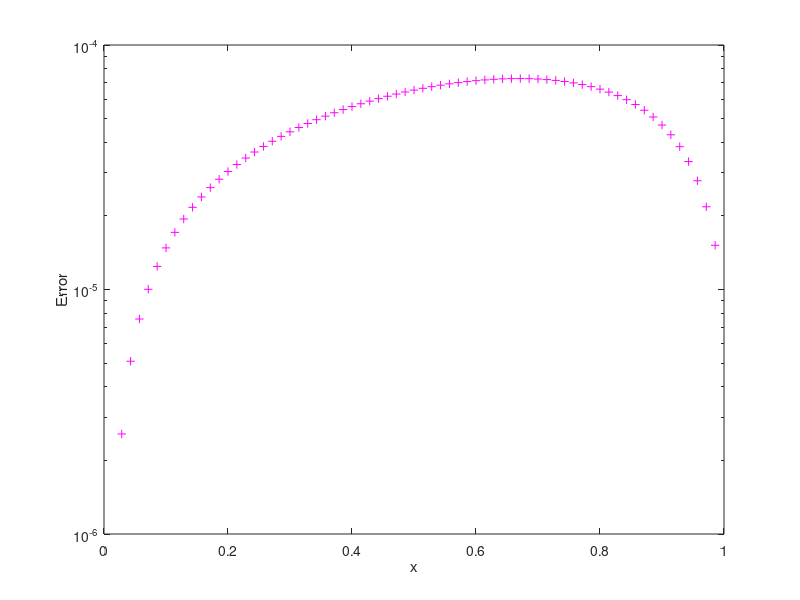
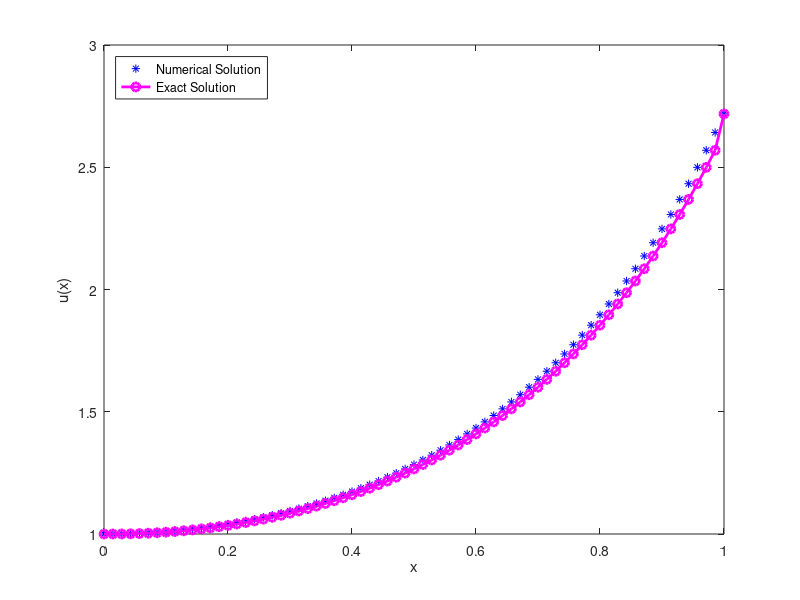

Write the MATLAB code that produced these figures, in order.
%Code to solve BVP u''(x) = (2 + 4x^2)u = 0  on 0 <= x <= 1
%BCs: u(0) = 1; u(1) = e

%Set constants:
a = 0;
b = 1;
alph = 1;
bet = exp(1);
n = 69;
h = (b-a)/(n+1);

%define the x-grid
%size n (n interior pts only for now; 2 bd pts will be added later):
x = linspace(a+h,b-h,n);  

% %define the Psi vector
 Psi = zeros(n,1);     %initialize nx1 vector
 for i = 1:n
     Psi(i) = h^2 * (2 + 4*x(i)^2);
 end
 
 

%Generate the matrix A (size nxn):
A = zeros(n);  %initialize nxn matrix
for i = 1:n
    for j = 1:n
        if i == j
            A(i,i) = - ( 2 + Psi(i) );
        elseif (j == i+1) || (i == j+1)
            A(i,j) = 1;
        end
    end
end


%define function vector f:
f = zeros(n,1);     %initialize nx1 vector
for i = 1:n
    if i==1
        f(i) = - 1;
    elseif i == n
        f(i) = - exp(1);
    end
end

 
%Use linear solver to solve Au=f for u:
u  = linsolve(A,f);
usol = [alph; u; bet]; %extend solution to include BCs


%redefine x to include bd pts
x = linspace(a,b,n+2);  %size n+2 (n interior pts + 2 BCs)


%generate vector of errors and vector of exact solution:
abserror_vec =  zeros(n,1);
funct_vec =  zeros(n,1);
funct = @(t) exp(t^2); %closed-form solution
for i = 1:n
    funct_vec(i) = funct (x(i));
    abserror_vec(i) = abs( usol(i) - funct_vec(i) );
end

%extend abs error vector to include BCs
abserror_vec = [0; abserror_vec; 0]; 

%Semilog plot of the absolute error vs x:
semilogy(x,abserror_vec, "m+")
ylabel('Error')
xlabel('x')
exportgraphics(gcf,'abserror_Prob5.pdf')
close 


%extend exact solution vector to include BCs
funct_vec = [alph; funct_vec; bet]; 

%Plot results:
plot(x,usol, "b*")
hold on
plot(x,funct_vec, "m-o", "LineWidth",2)
ylabel('u(x)')
xlabel('x')
legend("Numerical Solution", "Exact Solution", 'Location','northwest')
exportgraphics(gcf,'BVP_Prob5.pdf')
close 